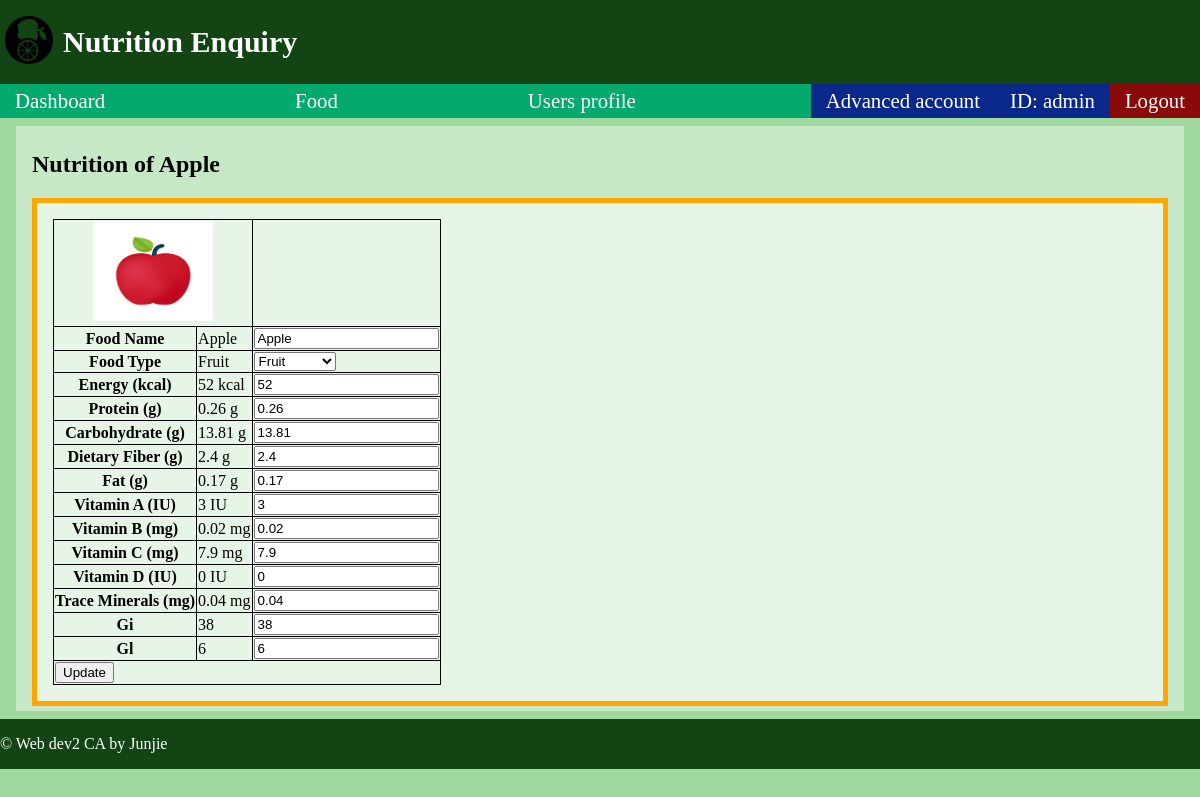
The app's page /food_change/Apple (signed in) with its own data.
### tables this page shows
CREATE TABLE nutrition
(
    food_name TEXT PRIMARY KEY,
    food_type TEXT,
    url TEXT,
    energy DECIMAL,
    protein DECIMAL,
    carbohydrate DECIMAL,
    dietaryFiber DECIMAL,
    fat DECIMAL,
    vitamin_a DECIMAL,
    vitamin_b DECIMAL,
    vitamin_c DECIMAL,
    vitamin_d DECIMAL,
    trace_minerals DECIMAL
);

CREATE TABLE gigl_table
(
    food_name TEXT PRIMARY KEY,
    gi DECIMAL,
    gl DECIMAL
);

### app.py (the view, shortened to what this page needs)
@app.route("/food_change/<food_name>",methods=["GET","POST"])
def food_change(food_name):
    db = get_db()
    form = ChangeForm()
    account_id=""
    if g.admin_id:
        account_id = session["admin_id"]
    else:
        return redirect(url_for("login"))
    food_nutrition = db.execute("""SELECT * FROM nutrition AS n
                                    JOIN gigl_table AS g
                                    ON n.food_name = g.food_name
                                    WHERE n.food_name=?;""",(food_name,)).fetchone()
    form.food_name.data = food_nutrition["food_name"]
    form.food_type.data = food_nutrition["food_type"]
    form.url.data = food_nutrition["url"]
    form.energy.data = food_nutrition["energy"]
    form.protein.data = food_nutrition["protein"]
    form.carbohydrate.data = food_nutrition["carbohydrate"]
    form.dietaryFiber.data = food_nutrition["dietaryFiber"]
    form.fat.data = food_nutrition["fat"]
    form.vitamin_a.data = food_nutrition["vitamin_a"]
    form.vitamin_b.data = food_nutrition["vitamin_b"]
    form.vitamin_c.data = food_nutrition["vitamin_c"]
    form.vitamin_d.data = food_nutrition["vitamin_d"]
    form.trace_minerals.data = food_nutrition["trace_minerals"]
    form.gi.data = food_nutrition["gi"]
    form.gl.data = food_nutrition["gl"]
    return render_template("food_change.html",food_nutrition=food_nutrition,account_id=account_id,form=form,title="Change")

### forms.py
class ChangeForm(FlaskForm):
    food_name = StringField(validators = [InputRequired()])
    food_type = SelectField("Food Type",
                            choices=["Fruit","Meat","Vegetable",
                                     "Seafood","Legume"])
    url = StringField()
    energy = FloatField()
    protein = FloatField()
    carbohydrate = FloatField()
    dietaryFiber = FloatField()
    fat = FloatField()
    vitamin_a = FloatField()
    vitamin_b = FloatField()
    vitamin_c = FloatField()
    vitamin_d = FloatField()
    trace_minerals = FloatField()
    gi = FloatField()
    gl = FloatField()
    update = SubmitField()

### app.py (called while the page is built)
@app.before_request
def logged_in_user():
    g.user_type = session.get("user_type",None)
    g.user_id = session.get("user_id", None)
    g.admin_id = session.get("admin_id", None)

### database.py (called while the page is built)
def get_db():
    if "db" not in g:
        g.db = sqlite3.connect(DATABASE,
            detect_types=sqlite3.PARSE_DECLTYPES
        )
        g.db.row_factory = sqlite3.Row
    return g.db

### templates/food_change.html (shortened to what this page needs)
{% extends 'base.html' %}
{% block main_content %}
    <section class="block_base">
        <h1>Nutrition of {{food_nutrition["food_name"]}}</h1>
        <section class="block_detail">
            <article>
                <form action="" method="Post" novalidate>
                    <table>
                        <tr>
                            <th colspan="2">
                                <img src="{{ url_for('static', filename=food_nutrition['url']) }}" alt="{{ dict['food_name'] }}">
                            </th>
                            <th></th>
                        </tr>
                        <tr>
                            <th>Food Name</th>
                            <td>{{ food_nutrition["food_name"] }}</td>
                            <td>{{ form.food_name() }}</td>
                        </tr>
                        <tr>
                            <th>Food Type</th>
                            <td>{{ food_nutrition["food_type"] }}</td>
                            <td>{{ form.food_type() }}</td>
                        </tr>
                        <tr>
                            <th>Energy (kcal)</th>
                            <td>{{ food_nutrition["energy"] }} kcal</td>
                            <td>{{ form.energy() }}</td>
                        </tr>
                        <tr>
                            <th>Protein (g)</th>
                            <td>{{ food_nutrition["protein"] }} g</td>
                            <td>{{ form.protein() }}</td>
                        </tr>
                        <tr>
                            <th>Carbohydrate (g)</th>
                            <td>{{ food_nutrition["carbohydrate"] }} g</td>
                            <td>{{ form.carbohydrate() }}</td>
                        </tr>
                        <tr>
                            <th>Dietary Fiber (g)</th>
                            <td>{{ food_nutrition["dietaryFiber"] }} g</td>
                            <td>{{ form.dietaryFiber() }}</td>
                        </tr>
                        <tr>
                            <th>Fat (g)</th>
                            <td>{{ food_nutrition["fat"] }} g</td>
                            <td>{{ form.fat() }}</td>
                        </tr>
                        <tr>
                            <th>Vitamin A (IU)</th>
                            <td>{{ food_nutrition["vitamin_a"] }} IU</td>
                            <td>{{ form.vitamin_a() }}</td>
                        </tr>
                        <tr>
                            <th>Vitamin B (mg)</th>
                            <td>{{ food_nutrition["vitamin_b"] }} mg</td>
                            <td>{{ form.vitamin_b() }}</td>
                        </tr>
                        <tr>
                            <th>Vitamin C (mg)</th>
                            <td>{{ food_nutrition["vitamin_c"] }} mg</td>
                            <td>{{ form.vitamin_c() }}</td>
                        </tr>
                        <tr>
                            <th>Vitamin D (IU)</th>
                            <td>{{ food_nutrition["vitamin_d"] }} IU</td>
                            <td>{{ form.vitamin_d() }}</td>
                        </tr>
                        <tr>
                            <th>Trace Minerals (mg)</th>
                            <td>{{ food_nutrition["trace_minerals"] }} mg</td>
                            <td>{{ form.trace_minerals() }}</td>
                        </tr>
                        <tr>
                            <th>Gi</th>
                            <td>{{ food_nutrition["gi"] }}</td>
                            <td>{{ form.gi() }}</td>
                        </tr>
                        <tr>
                            <th>Gl</th>
                            <td>{{ food_nutrition["gl"] }}</td>
                            <td>{{ form.gl() }}</td>
                        </tr>
                        <tr>
                            <td colspan="3">
                                {{ form.update() }}
                            </td>
                        </tr>
                    </table>
                </form>
            </article>
        </section>
    </section>
{% endblock %}

### static/styles.css (style rules this page uses)
body { margin: 0; padding: 0; display: flex; flex-direction: column; height: 100vh; background-color: #a0d9a0; }
main .block_base { background-color: rgba(255, 255, 255, 0.396); padding-inline: 1em; padding-block: 5px; }
form { padding: 1em; border: solid 5px orange; background-color:rgba(255, 255, 255, 0.561); }
table { border-collapse: collapse; }
th, td { border: 1px solid black; }
table img { width: 120px; height: 100px; }

### records on screen
nutrition: food_name "Apple", url (picture), food_type "Fruit", energy "52", protein "0.26", carbohydrate "13.81", dietaryFiber "2.4", fat "0.17", vitamin_a "3", vitamin_b "0.02", vitamin_c "7.9", vitamin_d "0", trace_minerals "0.04"
gigl_table: gi "38", gl "6"

### other values on screen
{{ account_id }} "admin"
